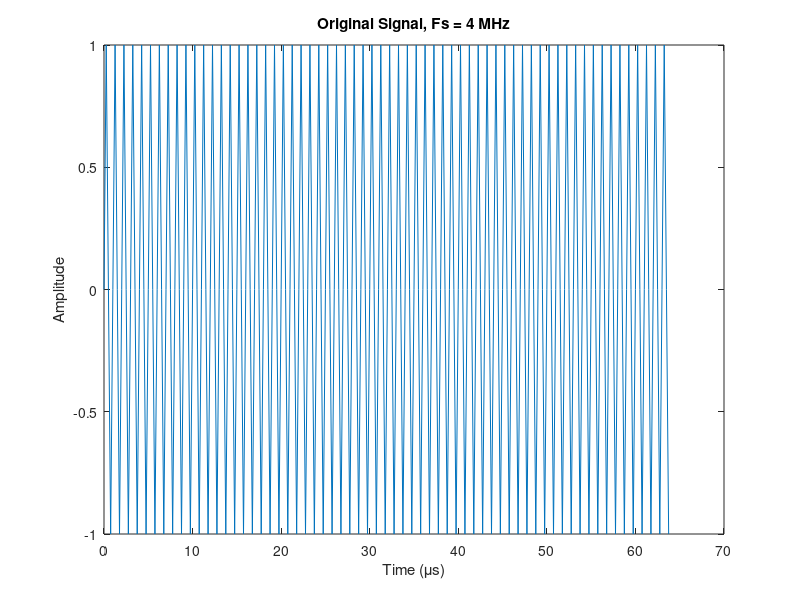
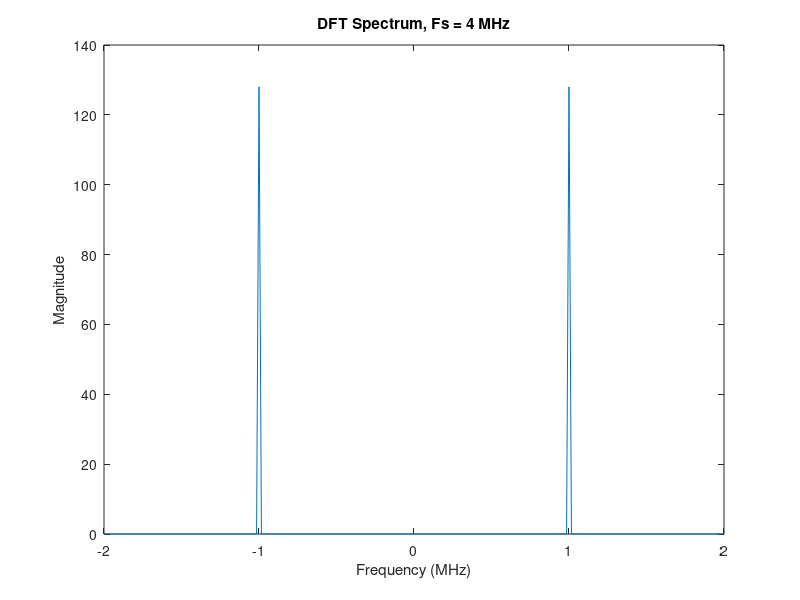
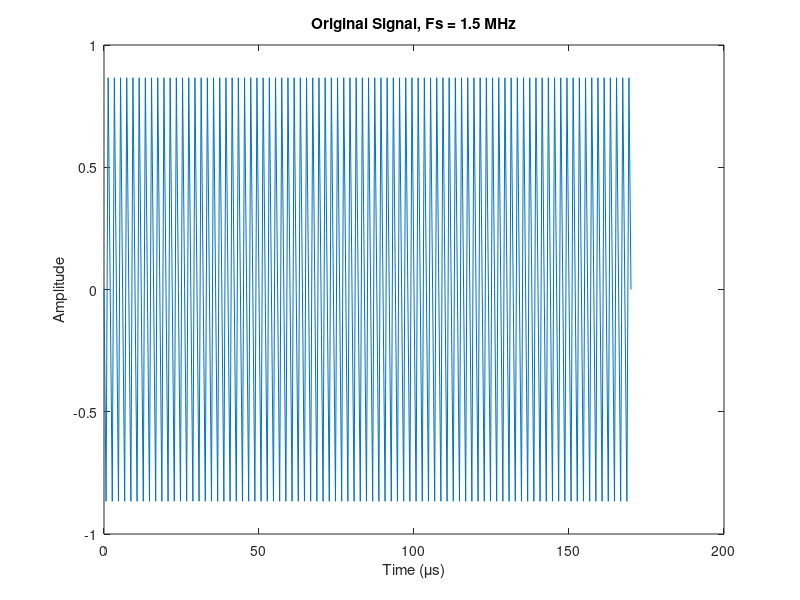
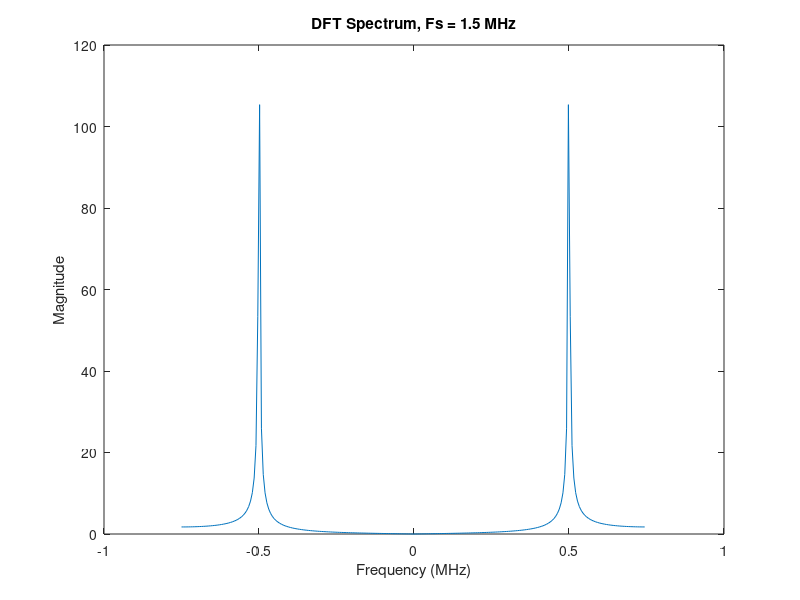

Write the MATLAB code that produced these figures, in order.
clc;
clear;
close all;

%% 基本參數
f0 = 1e6;       % 原始訊號頻率：1 MHz
Fs1 = 4e6;      % 第一個取樣頻率：4 MHz
Fs2 = 1.5e6;    % 第二個取樣頻率：1.5 MHz
N = 256;        % DFT 大小及取樣點數



%% 情況一：Fs = 4 MHz

% 建立時間軸
t1 = (0:N-1)/Fs1;

% 產生離散正弦訊號
x1 = sin(2*pi*f0*t1);

% 畫原始訊號
figure(1);

plot(t1*1e6, x1);
title('Original Signal, Fs = 4 MHz');
xlabel('Time (\mus)');
ylabel('Amplitude');

% 直接使用 FFT
y1 = abs(fftshift(fft(x1, N)));

% 建立頻率橫軸
f_axis1 = (-N/2:N/2-1)*(Fs1/N);

% 畫頻譜
figure(2);
plot(f_axis1/1e6, y1);
title('DFT Spectrum, Fs = 4 MHz');
xlabel('Frequency (MHz)');
ylabel('Magnitude');

%% 情況二：Fs = 1.5 MHz

% 建立時間軸
t2 = (0:N-1)/Fs2;

% 產生離散正弦訊號
x2 = sin(2*pi*f0*t2);

% 畫原始訊號
figure(3);
plot(t2*1e6, x2);
title('Original Signal, Fs = 1.5 MHz');
xlabel('Time (\mus)');
ylabel('Amplitude');

% 直接使用 FFT
y2 = abs(fftshift(fft(x2, N)));

% 建立頻率橫軸
f_axis2 = (-N/2:N/2-1)*(Fs2/N);

% 畫頻譜
figure(4);
plot(f_axis2/1e6, y2);
title('DFT Spectrum, Fs = 1.5 MHz');
xlabel('Frequency (MHz)');
ylabel('Magnitude');
